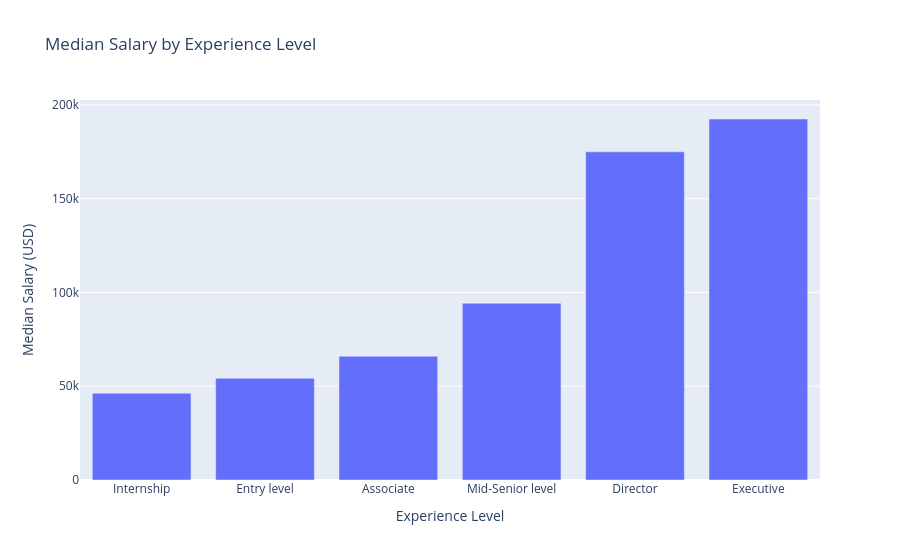

The notebook cell saved with this chart:
### Markdown cell above
---

## ÔÜí Plotly Express ÔÇö Interactive Charts (Optional) <a class="anchor" id="plotly"></a>

Plotly charts are interactive ÔÇö hover to see values, click to filter, zoom in. Useful for exploration.

Install if needed: `pip install plotly`

### Code cell
import plotly.express as px

# Interactive bar chart ÔÇö median salary by experience level
exp_salary_df = (
    df_salary
    .groupby('formatted_experience_level')['normalized_salary']
    .agg(['median','count'])
    .reset_index()
    .sort_values('median')
)

fig = px.bar(
    exp_salary_df,
    x='formatted_experience_level',
    y='median',
    hover_data=['count'],
    title='Median Salary by Experience Level',
    labels={'formatted_experience_level': 'Experience Level', 'median': 'Median Salary (USD)', 'count': 'Postings with Salary'}
)
fig.show()

### Figure 1 — Plotly figure (JSON) as saved in the notebook; plotly's stock layout.template omitted (floating-point values rounded to 4 significant figures)
{"data": [{"customdata": [[2], [21], [17], [29], [3], [1]], "hovertemplate": "Experience Level=%{x}<br>Median Salary (USD)=%{y}<br>Postings with Salary=%{customdata[0]}<extra></extra>", "legendgroup": "", "marker": {"color": "#636efa", "pattern": {"shape": ""}}, "name": "", "orientation": "v", "showlegend": false, "textposition": "auto", "type": "bar", "x": ["Internship", "Entry level", "Associate", "Mid-Senior level", "Director", "Executive"], "xaxis": "x", "y": [46280.0, 54240.0, 66000.0, 94270.0, 175000.0, 192500.0], "yaxis": "y"}], "layout": {"barmode": "relative", "legend": {"tracegroupgap": 0}, "title": {"text": "Median Salary by Experience Level"}, "xaxis": {"anchor": "y", "domain": [0, 1], "title": {"text": "Experience Level"}}, "yaxis": {"anchor": "x", "domain": [0, 1], "title": {"text": "Median Salary (USD)"}}}}
